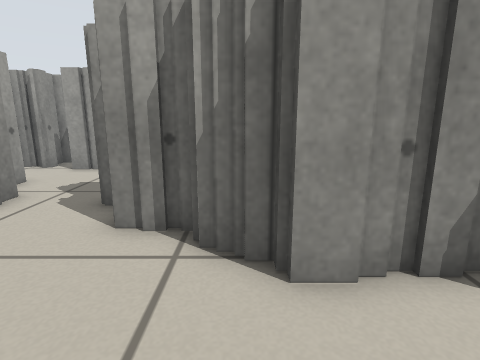
View 1 (above)

24 first-person views from a walk through a Stage world. The camera is 0.51 m above the floor, tilts 12° down and sees 80° across. Floor lines are 1 m apart. The floor is counted in squares, 0.25 m on a side. Each view is taken from the middle of a square. On the plan, view 1 faces up. The plan holds only what a view shows up to about 17 squares ahead; the rest is blank. The place goes on beyond the plan. The robots in the file are not drawn.

View 2
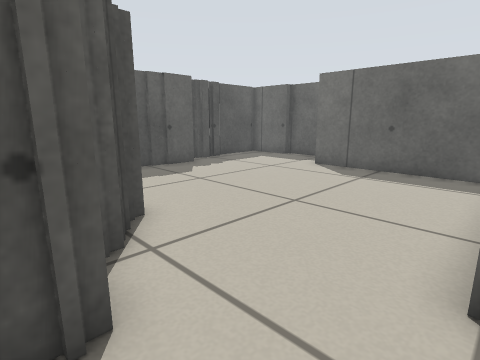

View 3
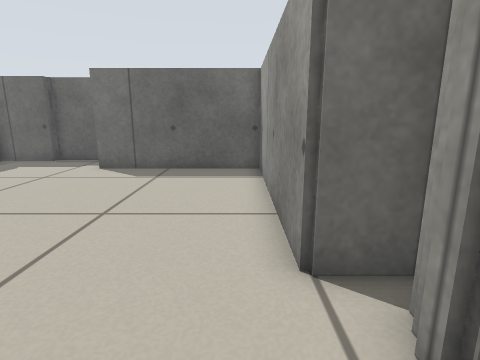

View 4
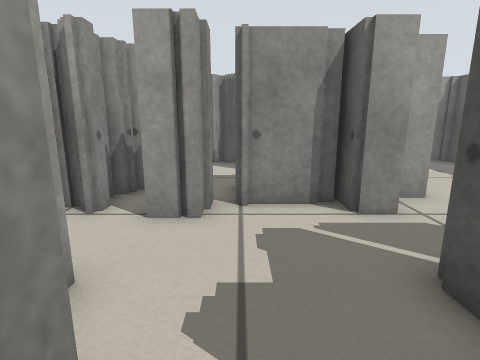

View 5
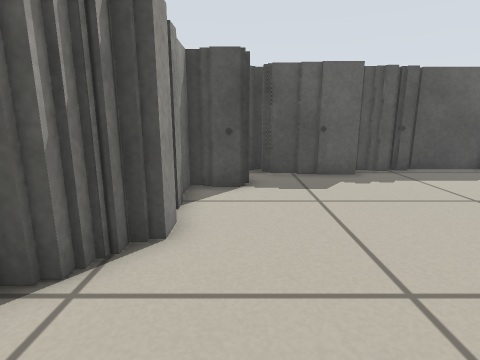

View 6
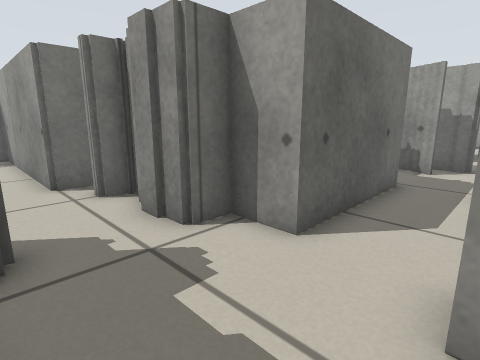

View 7
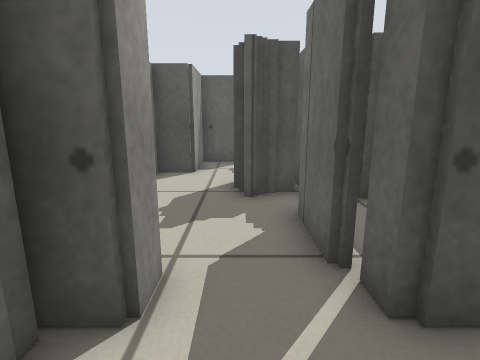

View 8
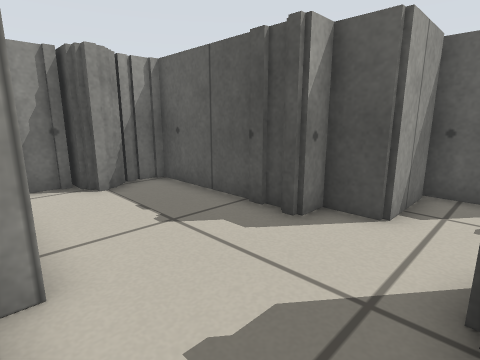

View 9
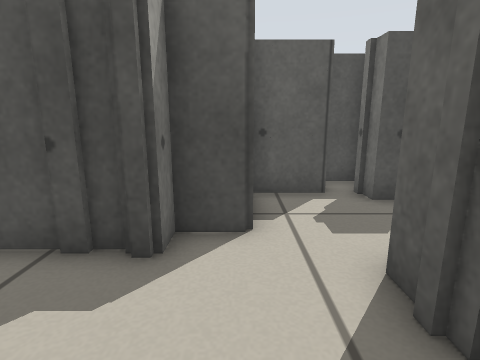

View 10
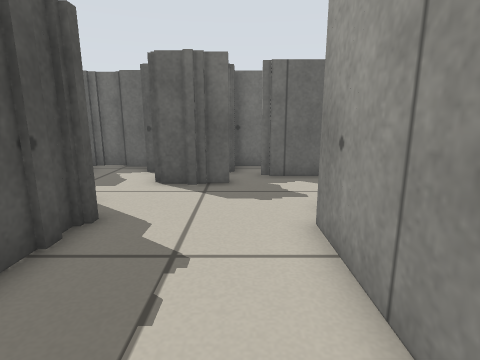

View 11
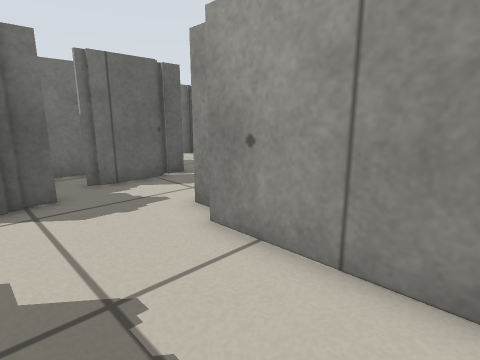

View 12
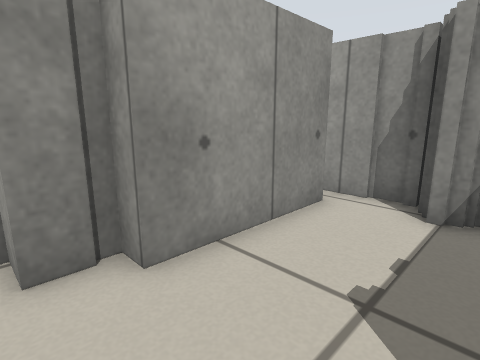

View 13
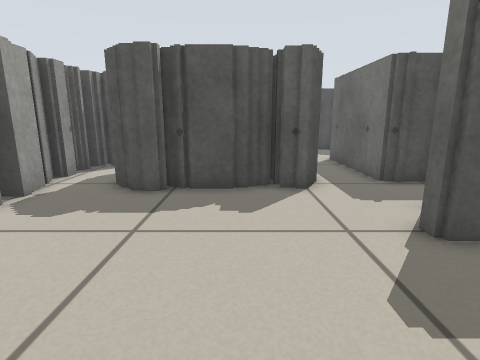

View 14
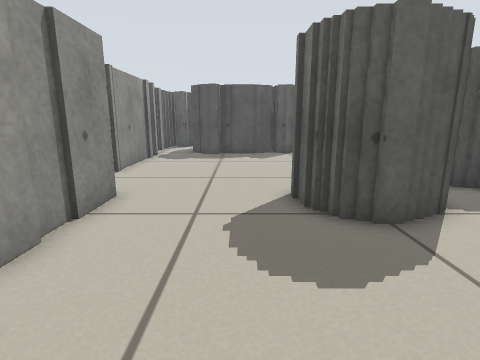

View 15
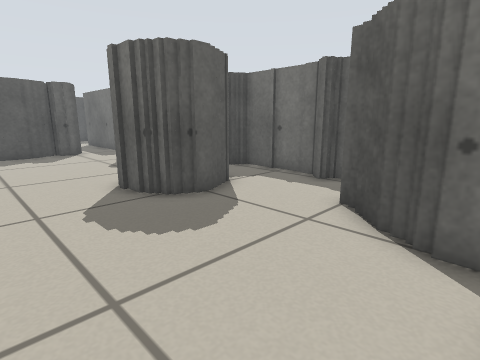

View 16
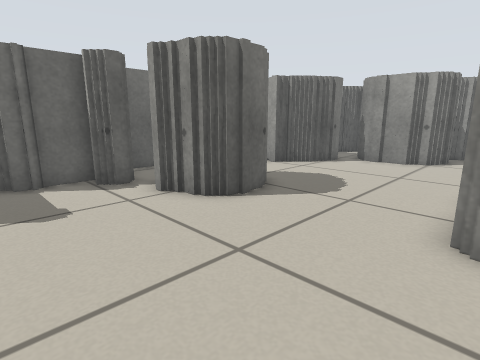

View 17
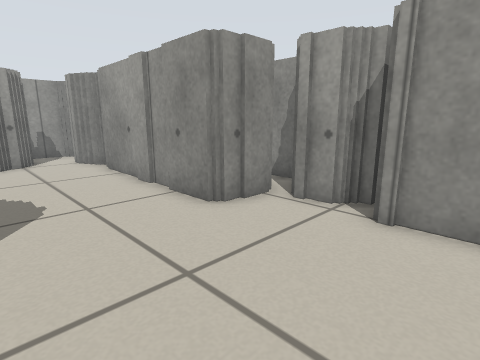

View 18
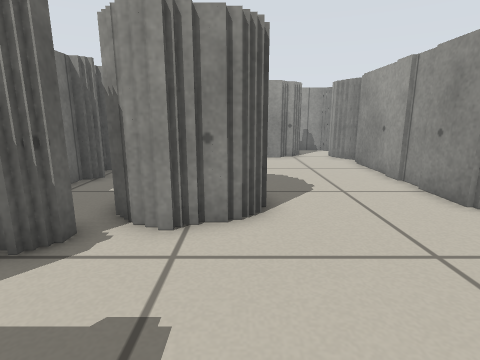

View 19
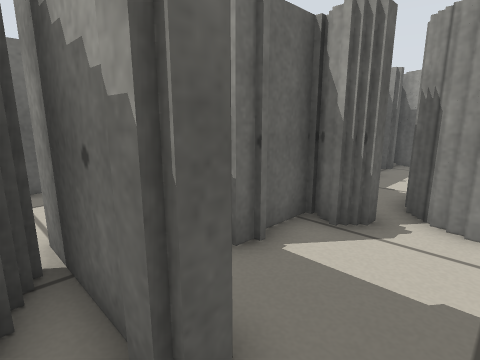

View 20
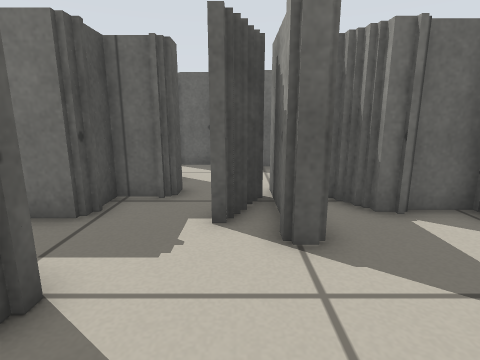

View 21
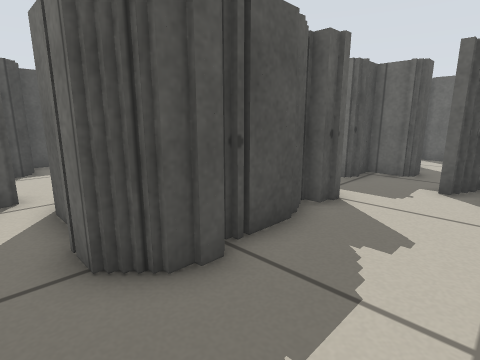

View 22
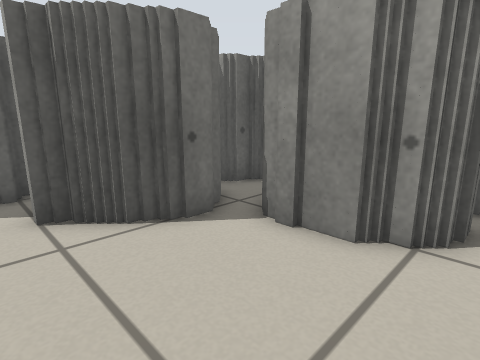

View 23
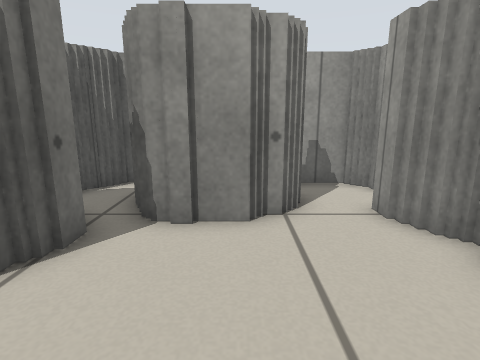

View 24
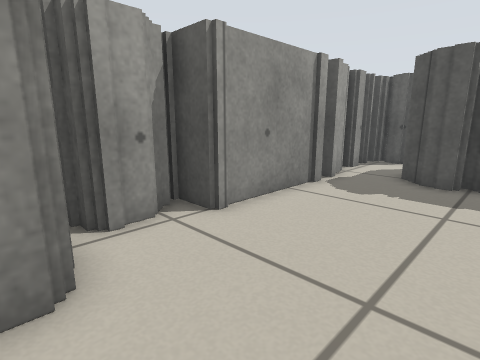

### Floor plan
Key: @ floor where view 1 was taken; # wall or solid block; . floor; T thing the floor can be seen under or through.
Columns run from 36 left of view 1 to 9 right of it. Each row starts with its distance up from view 1.
 21              ####       ###         #####
 20              ##.#########.#         #..###
 19 ##  ##### ####............#         #....#
 18 #..##.   ####..........####         #....#
 17 #.....................##            #....#
 16 ####..................##          ###....#
 15    #..................##            #....#
 14    #..................##            #....##
 13    #.......###.........##     #######.....####
 12    ###.....# TT........#   ####..............#
 11    # ##....T TT.......................####...#
 10       ##...T TTT...##..............#######..##
  9       #.......T###.##..#######... ##   ####.##
  8      ###.## .### ####.##     ##..         ####
  7        #######     # .##     ##..#
  6                      .        #..##
  5                      .        #...###
  4                      ..      ##.....######
  3                      ..       # .....###.#
  2                   ######      ##.........#  #
  1                                #...........##
  0                                #....@......#
 -1                                #...........#
 -2                                #...........##
 -3                                #............#
 -4                                #............#
 -5                                #............#
 -6                                ########.....#
 -7                                        .....#
 -8                                        ######

Where each view was taken, in squares from view 1:
view 1: 0 up, 0 right, facing up
view 2: 6 up, 5 left, facing down-right
view 3: 6 up, 4 left, facing down
view 4: 6 up, 5 left, facing up
view 5: 2 up, 4 left, facing right
view 6: 12 up, 3 left, facing down-left
view 7: 11 up, 5 left, facing right
view 8: 11 up, 0 right, facing up-right
view 9: 13 up, 1 right, facing right
view 10: 20 up, 2 right, facing down
view 11: 19 up, 4 right, facing down-left
view 12: 13 up, 4 right, facing up-left
view 13: 14 up, 22 left, facing right
view 14: 15 up, 31 left, facing right
view 15: 17 up, 32 left, facing down-right
view 16: 19 up, 18 left, facing down-left
view 17: 14 up, 18 left, facing up-left
view 18: 13 up, 17 left, facing left
view 19: 12 up, 16 left, facing down-left
view 20: 15 up, 16 left, facing down
view 21: 19 up, 17 left, facing down-right
view 22: 17 up, 28 left, facing down-left
view 23: 15 up, 27 left, facing left
view 24: 15 up, 24 left, facing up-right
